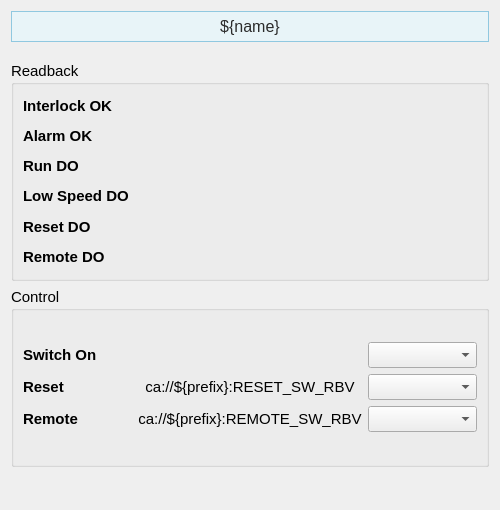
<?xml version="1.0" encoding="UTF-8"?>
<ui version="4.0">
 <class>Form</class>
 <widget class="QWidget" name="Form">
  <property name="geometry">
   <rect>
    <x>0</x>
    <y>0</y>
    <width>500</width>
    <height>510</height>
   </rect>
  </property>
  <property name="sizePolicy">
   <sizepolicy hsizetype="Preferred" vsizetype="Preferred">
    <horstretch>0</horstretch>
    <verstretch>0</verstretch>
   </sizepolicy>
  </property>
  <property name="windowTitle">
   <string>Form</string>
  </property>
  <layout class="QVBoxLayout" name="verticalLayout_2">
   <item>
    <widget class="PyDMLabel" name="PyDMLabel_11">
     <property name="maximumSize">
      <size>
       <width>16777215</width>
       <height>40</height>
      </size>
     </property>
     <property name="font">
      <font>
       <pointsize>12</pointsize>
      </font>
     </property>
     <property name="toolTip">
      <string/>
     </property>
     <property name="styleSheet">
      <string notr="true">    background-color: #e8f4f8;

    border: 1px solid #90c8e0;

    padding: 5px;

    color: rgb(43, 43, 43);</string>
     </property>
     <property name="text">
      <string>${name}</string>
     </property>
     <property name="alignment">
      <set>Qt::AlignCenter</set>
     </property>
    </widget>
   </item>
   <item>
    <spacer name="verticalSpacer_2">
     <property name="orientation">
      <enum>Qt::Vertical</enum>
     </property>
     <property name="sizeType">
      <enum>QSizePolicy::Fixed</enum>
     </property>
     <property name="sizeHint" stdset="0">
      <size>
       <width>20</width>
       <height>13</height>
      </size>
     </property>
    </spacer>
   </item>
   <item>
    <widget class="QGroupBox" name="groupBox">
     <property name="sizePolicy">
      <sizepolicy hsizetype="Preferred" vsizetype="Fixed">
       <horstretch>0</horstretch>
       <verstretch>0</verstretch>
      </sizepolicy>
     </property>
     <property name="minimumSize">
      <size>
       <width>0</width>
       <height>220</height>
      </size>
     </property>
     <property name="font">
      <font>
       <pointsize>11</pointsize>
      </font>
     </property>
     <property name="title">
      <string>Readback</string>
     </property>
     <layout class="QVBoxLayout" name="verticalLayout_5">
      <item>
       <layout class="QHBoxLayout" name="horizontalLayout_4" stretch="1,1,1">
        <item>
         <layout class="QVBoxLayout" name="verticalLayout">
          <item>
           <widget class="QLabel" name="interlock_ok_label">
            <property name="font">
             <font>
              <pointsize>11</pointsize>
             </font>
            </property>
            <property name="styleSheet">
             <string/>
            </property>
            <property name="text">
             <string>&lt;html&gt;&lt;head/&gt;&lt;body&gt;&lt;p&gt;&lt;span style=&quot; font-weight:600;&quot;&gt;Interlock OK&lt;/span&gt;&lt;/p&gt;&lt;/body&gt;&lt;/html&gt;</string>
            </property>
           </widget>
          </item>
          <item>
           <widget class="QLabel" name="interlock_ok_label_4">
            <property name="font">
             <font>
              <pointsize>11</pointsize>
             </font>
            </property>
            <property name="styleSheet">
             <string/>
            </property>
            <property name="text">
             <string>&lt;html&gt;&lt;head/&gt;&lt;body&gt;&lt;p&gt;&lt;span style=&quot; font-weight:600;&quot;&gt;Alarm OK&lt;/span&gt;&lt;/p&gt;&lt;/body&gt;&lt;/html&gt;</string>
            </property>
           </widget>
          </item>
          <item>
           <widget class="QLabel" name="interlock_ok_label_5">
            <property name="font">
             <font>
              <pointsize>11</pointsize>
             </font>
            </property>
            <property name="styleSheet">
             <string/>
            </property>
            <property name="text">
             <string>&lt;html&gt;&lt;head/&gt;&lt;body&gt;&lt;p&gt;&lt;span style=&quot; font-weight:600;&quot;&gt;Run DO&lt;/span&gt;&lt;/p&gt;&lt;/body&gt;&lt;/html&gt;</string>
            </property>
           </widget>
          </item>
          <item>
           <widget class="QLabel" name="interlock_ok_label_7">
            <property name="font">
             <font>
              <pointsize>11</pointsize>
             </font>
            </property>
            <property name="styleSheet">
             <string/>
            </property>
            <property name="text">
             <string>&lt;html&gt;&lt;head/&gt;&lt;body&gt;&lt;p&gt;&lt;span style=&quot; font-weight:600;&quot;&gt;Low Speed DO&lt;/span&gt;&lt;/p&gt;&lt;/body&gt;&lt;/html&gt;</string>
            </property>
           </widget>
          </item>
          <item>
           <widget class="QLabel" name="interlock_ok_label_8">
            <property name="font">
             <font>
              <pointsize>11</pointsize>
             </font>
            </property>
            <property name="styleSheet">
             <string/>
            </property>
            <property name="text">
             <string>&lt;html&gt;&lt;head/&gt;&lt;body&gt;&lt;p&gt;&lt;span style=&quot; font-weight:600;&quot;&gt;Reset DO&lt;/span&gt;&lt;/p&gt;&lt;/body&gt;&lt;/html&gt;</string>
            </property>
           </widget>
          </item>
          <item>
           <widget class="QLabel" name="interlock_ok_label_9">
            <property name="font">
             <font>
              <pointsize>11</pointsize>
             </font>
            </property>
            <property name="styleSheet">
             <string/>
            </property>
            <property name="text">
             <string>&lt;html&gt;&lt;head/&gt;&lt;body&gt;&lt;p&gt;&lt;span style=&quot; font-weight:600;&quot;&gt;Remote DO&lt;/span&gt;&lt;/p&gt;&lt;/body&gt;&lt;/html&gt;</string>
            </property>
           </widget>
          </item>
         </layout>
        </item>
        <item>
         <layout class="QVBoxLayout" name="verticalLayout_4">
          <item>
           <widget class="PyDMByteIndicator" name="PyDMByteIndicator">
            <property name="toolTip">
             <string/>
            </property>
            <property name="channel">
             <string>ca://${prefix}:ILK_OK_RBV</string>
            </property>
            <property name="showLabels">
             <bool>false</bool>
            </property>
            <property name="circles">
             <bool>true</bool>
            </property>
           </widget>
          </item>
          <item>
           <widget class="PyDMByteIndicator" name="PyDMByteIndicator_2">
            <property name="toolTip">
             <string/>
            </property>
            <property name="channel">
             <string>ca://${prefix}:ALARM_OK_RBV</string>
            </property>
            <property name="showLabels">
             <bool>false</bool>
            </property>
            <property name="circles">
             <bool>true</bool>
            </property>
           </widget>
          </item>
          <item>
           <widget class="PyDMByteIndicator" name="PyDMByteIndicator_3">
            <property name="toolTip">
             <string/>
            </property>
            <property name="channel">
             <string>ca://${prefix}:RUN_DO_RBV</string>
            </property>
            <property name="showLabels">
             <bool>false</bool>
            </property>
            <property name="circles">
             <bool>true</bool>
            </property>
           </widget>
          </item>
          <item>
           <widget class="PyDMByteIndicator" name="PyDMByteIndicator_4">
            <property name="toolTip">
             <string/>
            </property>
            <property name="channel">
             <string>ca://${prefix}:LSPD_DO_RBV</string>
            </property>
            <property name="showLabels">
             <bool>false</bool>
            </property>
            <property name="circles">
             <bool>true</bool>
            </property>
           </widget>
          </item>
          <item>
           <widget class="PyDMByteIndicator" name="PyDMByteIndicator_5">
            <property name="toolTip">
             <string/>
            </property>
            <property name="channel">
             <string>ca://${prefix}:RESET_DO_RBV</string>
            </property>
            <property name="showLabels">
             <bool>false</bool>
            </property>
            <property name="circles">
             <bool>true</bool>
            </property>
           </widget>
          </item>
          <item>
           <widget class="PyDMByteIndicator" name="PyDMByteIndicator_6">
            <property name="toolTip">
             <string/>
            </property>
            <property name="channel">
             <string>ca://${prefix}:REM_DO_RBV</string>
            </property>
            <property name="showLabels">
             <bool>false</bool>
            </property>
            <property name="circles">
             <bool>true</bool>
            </property>
           </widget>
          </item>
         </layout>
        </item>
        <item>
         <layout class="QVBoxLayout" name="verticalLayout_3">
          <item>
           <widget class="QLabel" name="label_3">
            <property name="text">
             <string/>
            </property>
           </widget>
          </item>
          <item>
           <widget class="QLabel" name="label_12">
            <property name="text">
             <string/>
            </property>
           </widget>
          </item>
          <item>
           <widget class="QLabel" name="label_9">
            <property name="text">
             <string/>
            </property>
           </widget>
          </item>
          <item>
           <widget class="QLabel" name="label_11">
            <property name="text">
             <string/>
            </property>
           </widget>
          </item>
          <item>
           <widget class="QLabel" name="label_10">
            <property name="text">
             <string/>
            </property>
           </widget>
          </item>
          <item>
           <widget class="QLabel" name="label_4">
            <property name="text">
             <string/>
            </property>
           </widget>
          </item>
         </layout>
        </item>
       </layout>
      </item>
     </layout>
    </widget>
   </item>
   <item>
    <widget class="QGroupBox" name="groupBox_2">
     <property name="sizePolicy">
      <sizepolicy hsizetype="Preferred" vsizetype="Minimum">
       <horstretch>0</horstretch>
       <verstretch>0</verstretch>
      </sizepolicy>
     </property>
     <property name="minimumSize">
      <size>
       <width>0</width>
       <height>180</height>
      </size>
     </property>
     <property name="font">
      <font>
       <pointsize>11</pointsize>
      </font>
     </property>
     <property name="title">
      <string>Control</string>
     </property>
     <layout class="QVBoxLayout" name="verticalLayout_15">
      <item>
       <layout class="QHBoxLayout" name="horizontalLayout_6" stretch="1,1,1">
        <item>
         <layout class="QVBoxLayout" name="verticalLayout_8">
          <item>
           <widget class="QLabel" name="high_voltage_in_label_3">
            <property name="font">
             <font>
              <pointsize>11</pointsize>
             </font>
            </property>
            <property name="styleSheet">
             <string/>
            </property>
            <property name="text">
             <string>&lt;html&gt;&lt;head/&gt;&lt;body&gt;&lt;p&gt;&lt;span style=&quot; font-weight:600;&quot;&gt;Switch On&lt;/span&gt;&lt;/p&gt;&lt;/body&gt;&lt;/html&gt;</string>
            </property>
           </widget>
          </item>
          <item>
           <widget class="QLabel" name="high_voltage_in_label_4">
            <property name="font">
             <font>
              <pointsize>11</pointsize>
             </font>
            </property>
            <property name="styleSheet">
             <string/>
            </property>
            <property name="text">
             <string>&lt;html&gt;&lt;head/&gt;&lt;body&gt;&lt;p&gt;&lt;span style=&quot; font-weight:600;&quot;&gt;Reset&lt;/span&gt;&lt;/p&gt;&lt;/body&gt;&lt;/html&gt;</string>
            </property>
           </widget>
          </item>
          <item>
           <widget class="QLabel" name="high_voltage_in_label_5">
            <property name="font">
             <font>
              <pointsize>11</pointsize>
             </font>
            </property>
            <property name="styleSheet">
             <string/>
            </property>
            <property name="text">
             <string>&lt;html&gt;&lt;head/&gt;&lt;body&gt;&lt;p&gt;&lt;span style=&quot; font-weight:600;&quot;&gt;Remote&lt;/span&gt;&lt;/p&gt;&lt;/body&gt;&lt;/html&gt;</string>
            </property>
           </widget>
          </item>
         </layout>
        </item>
        <item>
         <layout class="QVBoxLayout" name="verticalLayout_9">
          <item>
           <widget class="PyDMLabel" name="high_voltage_switch_readback">
            <property name="font">
             <font>
              <pointsize>11</pointsize>
             </font>
            </property>
            <property name="styleSheet">
             <string notr="true"/>
            </property>
            <property name="alignment">
             <set>Qt::AlignCenter</set>
            </property>
            <property name="channel">
             <string>ca://${prefix}:RUN_SW_RBV</string>
            </property>
           </widget>
          </item>
          <item>
           <widget class="PyDMLabel" name="high_voltage_switch_readback_2">
            <property name="font">
             <font>
              <pointsize>11</pointsize>
             </font>
            </property>
            <property name="styleSheet">
             <string notr="true"/>
            </property>
            <property name="text">
             <string>ca://${prefix}:RESET_SW_RBV</string>
            </property>
            <property name="alignment">
             <set>Qt::AlignCenter</set>
            </property>
            <property name="channel">
             <string>ca://${prefix}:RESET_SW_RBV</string>
            </property>
           </widget>
          </item>
          <item>
           <widget class="PyDMLabel" name="high_voltage_switch_readback_3">
            <property name="font">
             <font>
              <pointsize>11</pointsize>
             </font>
            </property>
            <property name="styleSheet">
             <string notr="true"/>
            </property>
            <property name="text">
             <string>ca://${prefix}:REMOTE_SW_RBV</string>
            </property>
            <property name="alignment">
             <set>Qt::AlignCenter</set>
            </property>
            <property name="channel">
             <string>ca://${prefix}:REMOTE_SW_RBV</string>
            </property>
           </widget>
          </item>
         </layout>
        </item>
        <item>
         <layout class="QVBoxLayout" name="verticalLayout_10">
          <item>
           <widget class="PyDMEnumComboBox" name="PyDMEnumComboBox">
            <property name="font">
             <font>
              <pointsize>11</pointsize>
             </font>
            </property>
            <property name="toolTip">
             <string/>
            </property>
            <property name="styleSheet">
             <string notr="true">background-color: rgb(238, 238, 238)</string>
            </property>
            <property name="channel">
             <string>ca://${prefix}:RUN_SW</string>
            </property>
           </widget>
          </item>
          <item>
           <widget class="PyDMEnumComboBox" name="PyDMEnumComboBox_2">
            <property name="font">
             <font>
              <pointsize>11</pointsize>
             </font>
            </property>
            <property name="toolTip">
             <string/>
            </property>
            <property name="styleSheet">
             <string notr="true">background-color: rgb(238, 238, 238)</string>
            </property>
            <property name="channel">
             <string>ca://${prefix}:RESET_SW</string>
            </property>
           </widget>
          </item>
          <item>
           <widget class="PyDMEnumComboBox" name="PyDMEnumComboBox_3">
            <property name="font">
             <font>
              <pointsize>11</pointsize>
             </font>
            </property>
            <property name="toolTip">
             <string/>
            </property>
            <property name="styleSheet">
             <string notr="true">background-color: rgb(238, 238, 238)</string>
            </property>
            <property name="channel">
             <string>ca://${prefix}:REMOTE_SW</string>
            </property>
           </widget>
          </item>
         </layout>
        </item>
       </layout>
      </item>
     </layout>
    </widget>
   </item>
   <item>
    <spacer name="verticalSpacer">
     <property name="orientation">
      <enum>Qt::Vertical</enum>
     </property>
     <property name="sizeHint" stdset="0">
      <size>
       <width>20</width>
       <height>89</height>
      </size>
     </property>
    </spacer>
   </item>
  </layout>
 </widget>
 <customwidgets>
  <customwidget>
   <class>PyDMEnumComboBox</class>
   <extends>QComboBox</extends>
   <header>pydm.widgets.enum_combo_box</header>
  </customwidget>
  <customwidget>
   <class>PyDMByteIndicator</class>
   <extends>QWidget</extends>
   <header>pydm.widgets.byte</header>
  </customwidget>
  <customwidget>
   <class>PyDMLabel</class>
   <extends>QLabel</extends>
   <header>pydm.widgets.label</header>
  </customwidget>
 </customwidgets>
 <resources/>
 <connections/>
</ui>
